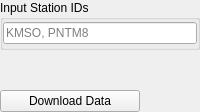
                   <widget class="QWidget" name="stationID">
                    <layout class="QVBoxLayout" name="verticalLayout_19">
                     <property name="spacing">
                      <number>0</number>
                     </property>
                     <property name="leftMargin">
                      <number>0</number>
                     </property>
                     <property name="topMargin">
                      <number>0</number>
                     </property>
                     <property name="rightMargin">
                      <number>0</number>
                     </property>
                     <property name="bottomMargin">
                      <number>0</number>
                     </property>
                     <item>
                      <layout class="QVBoxLayout" name="verticalLayout_17">
                       <property name="spacing">
                        <number>0</number>
                       </property>
                       <item>
                        <widget class="QGroupBox" name="groupBox_2">
                         <property name="sizePolicy">
                          <sizepolicy hsizetype="Preferred" vsizetype="Fixed">
                           <horstretch>0</horstretch>
                           <verstretch>0</verstretch>
                          </sizepolicy>
                         </property>
                         <property name="minimumSize">
                          <size>
                           <width>0</width>
                           <height>50</height>
                          </size>
                         </property>
                         <property name="maximumSize">
                          <size>
                           <width>16777215</width>
                           <height>50</height>
                          </size>
                         </property>
                         <property name="title">
                          <string>Input Station IDs</string>
                         </property>
                         <layout class="QVBoxLayout" name="verticalLayout_20">
                          <property name="spacing">
                           <number>0</number>
                          </property>
                          <property name="leftMargin">
                           <number>0</number>
                          </property>
                          <property name="topMargin">
                           <number>0</number>
                          </property>
                          <property name="rightMargin">
                           <number>0</number>
                          </property>
                          <property name="bottomMargin">
                           <number>0</number>
                          </property>
                          <item>
                           <widget class="QLineEdit" name="stationInputID">
                            <property name="placeholderText">
                             <string>KMSO, PNTM8</string>
                            </property>
                            <property name="clearButtonEnabled">
                             <bool>false</bool>
                            </property>
                           </widget>
                          </item>
                         </layout>
                        </widget>
                       </item>
                       <item>
                        <spacer name="verticalSpacer_6">
                         <property name="orientation">
                          <enum>Qt::Orientation::Vertical</enum>
                         </property>
                         <property name="sizeHint" stdset="0">
                          <size>
                           <width>20</width>
                           <height>40</height>
                          </size>
                         </property>
                        </spacer>
                       </item>
                       <item>
                        <widget class="QPushButton" name="downloadPointInitData">
                         <property name="maximumSize">
                          <size>
                           <width>140</width>
                           <height>16777215</height>
                          </size>
                         </property>
                         <property name="cursor">
                          <cursorShape>PointingHandCursor</cursorShape>
                         </property>
                         <property name="text">
                          <string>Download Data</string>
                         </property>
                        </widget>
                       </item>
                      </layout>
                     </item>
                    </layout>
                   </widget>
